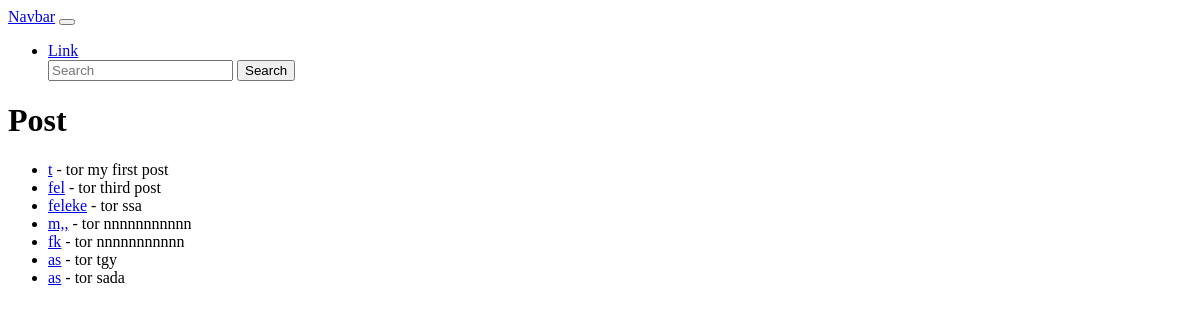
The app's page /, older data.
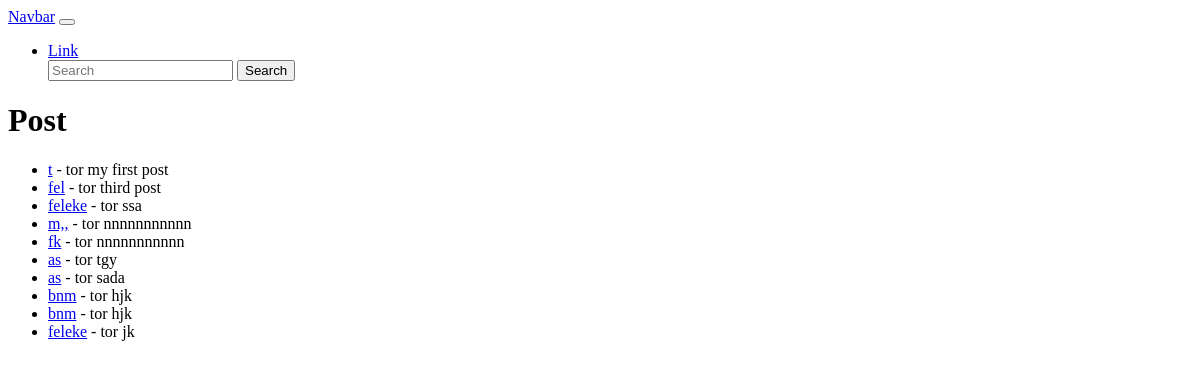
The same page, newer data.
### blogapp/models.py (models this page shows, shortened)
class Post(models.Model):
    title=models.CharField(max_length=300)
    title_tag=models.CharField(max_length=300,default="my cute blog")
    author=models.ForeignKey(User, on_delete=models.CASCADE)
    body=models.TextField()

### blogapp/views.py (the view)
# urls.py: path('',HomeView.as_view(),name='home'),
class HomeView(ListView):
    model=Post
    template_name='home.html'

### blogapp/templates/home.html
{% extends 'base.html' %}
{% block content %}
<h1>Post</h1>
<ul>
{% for post in object_list  %}
<li><a href="{% url 'article_detail_view' post.pk%}"> {{post.title}}</a> - {{post.author}}
    {{post.body}}
</li>
{% endfor %}
</ul>
{% endblock content %}

Row changes from the older to the newer data that the page shows:
added Post: title "bnm", author "tor", body "hjk"
added Post: title "bnm", author "tor", body "hjk"
added Post: title "feleke", author "tor", body "jk"
